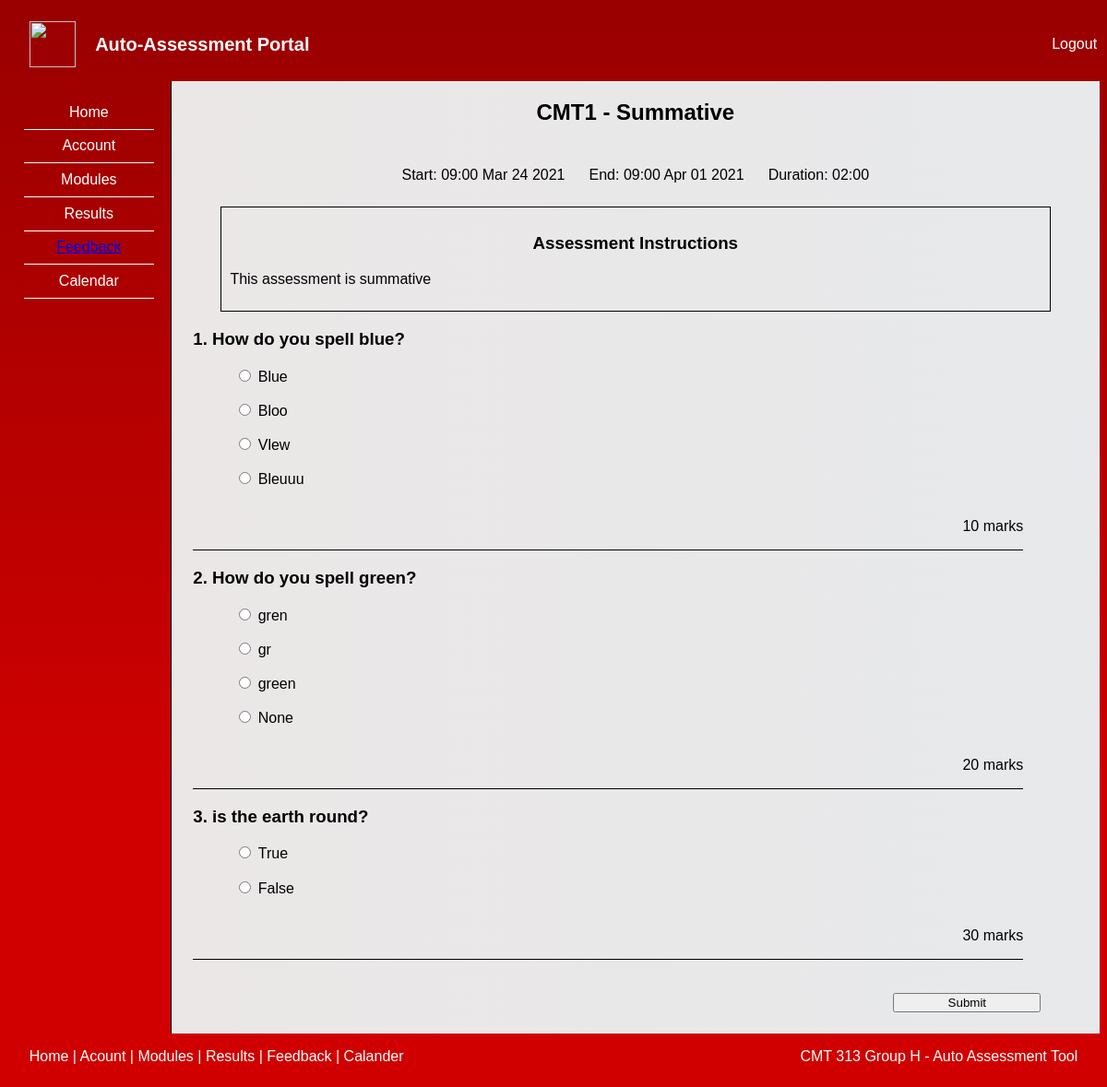
Screenshot of /assessment/1 with the database file from the repository.
### AssessmentApp/models.py (models this page shows)
class assessment_details(db.Model):
    id = db.Column(db.Integer , primary_key = True)
    module_id = db.Column(db.Integer, db.ForeignKey('modules.id'))
    assessment_type = db.Column(db.Boolean, nullable = False) #summative = 0, formative = 1
    assessment_name = db.Column(db.Text, nullable = False)
    assessment_instructions = db.Column(db.Text, nullable = False)
    allowed_attemps = db.Column(db.Integer, default = 100)
    weighting = db.Column(db.Integer , nullable = False)
    time_limit =  db.Column(db.DateTime, nullable = False)
    release =  db.Column(db.DateTime, nullable = False)
    end_date =  db.Column(db.DateTime, nullable = False)
    start_date =  db.Column(db.DateTime, nullable = False)

class question(db.Model):
    id = db.Column(db.Integer, primary_key=True)
    value = db.Column(db.Integer, nullable = False)
    difficulty = db.Column(db.Integer, nullable = False)
    question = db.Column(db.Text(), nullable = False)
    answer_1 = db.Column(db.Text(), nullable = True)
    answer_2 = db.Column(db.Text(), nullable = True)
    answer_3 = db.Column(db.Text(), nullable = True)
    answer_4 = db.Column(db.Text(), nullable = True)
    correct_answer = db.Column(db.Integer, nullable = True)
    type_2_answer = db.Column(db.Boolean, nullable = True)
    correct_feedback = db.Column(db.Text(), nullable = False)
    incorrect_feedback = db.Column(db.Text(), nullable = False)

### AssessmentApp/routes_RC.py (the view, shortened to what this page needs)
@app.route('/assessment/<int:id>', methods = ["GET", "POST"])
def Ass(id):
    ass = assessment_details.query.filter_by(id=id).first()
    questionIds = assessment_questions.query.filter_by(assessment_id=id).all()
    assQuestions = [ question.query.filter_by(id=q.question_id).first() for q in questionIds]
    return render_template('UndertakeAss.html',  assQuestions =assQuestions, ass = ass, id = id)

### AssessmentApp/templates/UndertakeAss.html (shortened to what this page needs)
{% extends 'base.html' %}
{% block head %}
  <link rel="stylesheet" href="{{ url_for('static', filename='style/undertakeAss.css') }}">
{% endblock %}
{% block body %}
<div class="">
    <h2 id ="assTitle">CMT{{ass.id}} - {{ass.assessment_name}}</h2>
    <div class="assInfoTable">
    <table >
      <tr>
        <td>Start:  {{ass.start_date.strftime('%H:%M %b %d %Y')}}</td> <td>End:  {{ass.end_date.strftime('%H:%M %b %d %Y')}}</td> <td>Duration: {{ass.time_limit.strftime('%H:%M')}} </td>
        </tr>
    </table>
      </div>
    <div class="assInstruction">
    <h3>Assessment Instructions</h3>
    <p>{{ass.assessment_instructions}}</p>
    </div>
    <form class="QuestionForm" action="/assessment/{{id}}" method="post">
      {%for question in assQuestions%}
            <div class="singleQuestion">
            <h3>{{loop.index}}. {{question.question}}</h3>
            <div class="questionBoxes">
            {%if question.answer_1 %}
              <input id ="{{question.id}}A" type="radio" name="Q{{question.id}}" value="1">
              <label for="{{question.id}}A">{{question.answer_1}} </label>
              <br>
              <input id ="{{question.id}}B" type="radio" name="Q{{question.id}}" value="2">
              <label for="{{question.id}}B">{{question.answer_2}} </label>
              <br>
              <input id ="{{question.id}}C" type="radio" name="Q{{question.id}}" value="3">
              <label for="{{question.id}}C">{{question.answer_3}} </label>
              <br>
              <input id ="{{question.id}}D" type="radio" name="Q{{question.id}}" value="4">
              <label for="{{question.id}}D">{{question.answer_4}} </label>
              <br>
            {%else%}
            <input id ="{{question.id}}A" type="radio" name="Q{{question.id}}" value="True">
            <label for="{{question.id}}A">True </label>
            <br>
            <input id ="{{question.id}}B" type="radio" name="Q{{question.id}}" value="False">
            <label for="{{question.id}}B">False </label>
              {%endif%}
            </div>
            <p id = "alMarks" >{{question.value}} marks</p>
            </div>
      {%endfor%}
      <br><br>
      <input id = "submitAss" type="submit" name="Submit" value="Submit">
      </form>
</div>
{% endblock %}

### AssessmentApp/templates/base.html (shortened to what this page needs)
<!DOCTYPE html>
<html lang="en" dir="ltr">
  <head>
    <link rel="stylesheet" href="{{ url_for('static', filename='style/mainStyle.css') }}">
    {% block head %}{% endblock %}
  </head>
  <body>
    <header class = "mainHeader">
      <div class="title">
        <img id = "cLogo" src="{{ url_for('static', filename='img/Cardiff_University.svg') }}" >
        <h1>&nbsp &nbsp Auto-Assessment Portal</h1>
      </div>
      <a id = "logOutLogIn" href="/logout">Logout</a>
    </header>
    <div class="outerContainer">
      <div class="sideBar">
        <ul>
          <li><span onclick="location.href = '/'">Home</span></li>
          <li>Account</li>
          <li>Modules</li>
          <li>Results</li>
          <a href="{{ url_for('surveyresults') }}"><li>Feedback</li></a>
          <li>Calendar</li>
        </ul>
      </div>
    <main>
      {% block body %}
      {% endblock %}
    </main>
    </div>
    <footer>
      <p>Home | Acount | Modules | Results | Feedback | Calander <p>
      <p>CMT 313 Group H - Auto Assessment Tool</p>
    </footer>
  </body>
</html>

### AssessmentApp/static/style/mainStyle.css (style rules this page uses)
* { box-sizing: border-box; font-family: 'Noto Sans KR', sans-serif; }
html { background-color: #990000; background-image: linear-gradient(-180deg, #990000 0%, #d00000 74%); }
header { width: 100%; height: 10vh; display: flex; justify-content: space-between; align-items: center; color: white; padding-left: 2%; }
#cLogo { width: 50px; height: 50px; }
.title { display: flex; align-items: center; }
.title h1 { font-size: 20px; }
.outerContainer { display: flex; min-height: 90vh; height: 100%; }
.outerContainer main { flex: 1 0 auto; padding: 0 2% 2% 2%; background-image: linear-gradient(to right, #ebe7e7, #e7e9eb); }
.sideBar { width: 15%; border-right: 1px solid black; flex-shrink: 0; color: white; }
.sideBar ul { list-style: none; padding: 0; }
.sideBar li { padding-top: 5%; padding-bottom: 5%; margin-left: 10%; margin-right: 10%; text-align: center; border-bottom: 1px solid white; }
#logOutLogIn { text-decoration: none; color: white; padding: 0.25%; }
footer { color: white; display: flex; justify-content: space-between; align-items: center; padding-left: 2%; padding-right: 2%; }

### AssessmentApp/static/style/undertakeAss.css (style rules this page uses)
#assTitle { text-align: center; }
.singleQuestion label { display: inline-block; }
.singleQuestion input { display: inline-block; }
.singleQuestion { border-bottom: 1px solid black; }
#alMarks { display: block; text-align: right; }
.assInfoTable table { border-spacing: 2vw; margin: auto; }
.singleQuestion { max-width: 75vw; }
.singleQuestion label { margin-bottom: 2%; }
.questionBoxes { margin-left: 5%; }
#submitAss { float: right; margin-right: 5vh; width: 20vh; }
.assInstruction { border: 1px solid black; padding: 1%; }
.assInstruction h3 { text-align: center; }
.assInstruction { margin: auto; max-width: 75vw; }

### rows the page displays
assessment_details: id "1", assessment_name "Summative", start_date "09:00 Mar 24 2021", end_date "09:00 Apr 01 2021", time_limit "02:00", assessment_instructions "This assessment is summative"
question: question "How do you spell blue?", answer_1 "Blue", answer_2 "Bloo", answer_3 "Vlew", answer_4 "Bleuuu", value "10"
question: question "How do you spell green?", answer_1 "gren", answer_2 "gr", answer_3 "green", answer_4 "None", value "20"
question: question "is the earth round?", value "30"
